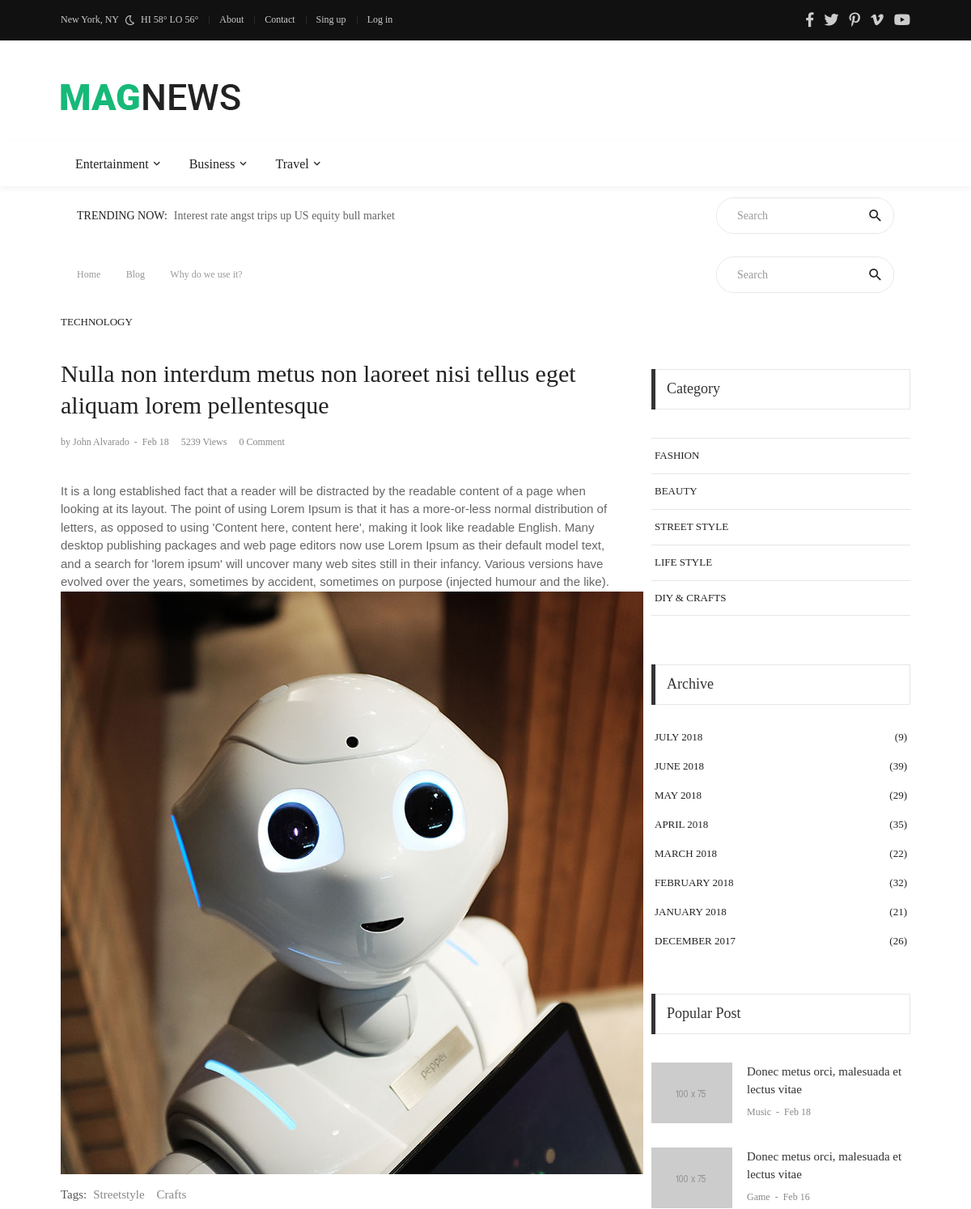
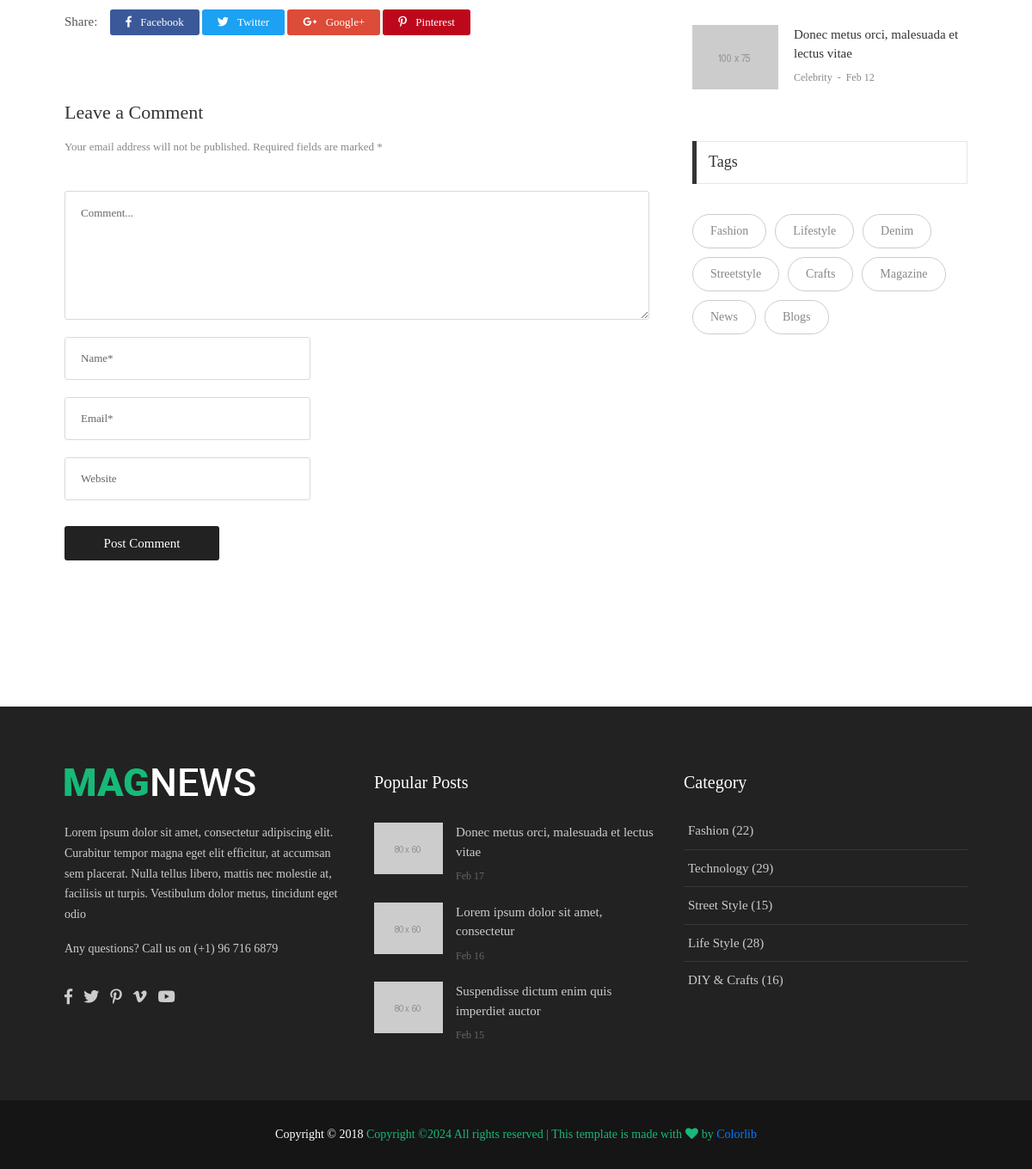
Screenshot of /post/3 with the database file from the repository (2 pictures, top to bottom).
### blog/models.py (models this page shows, shortened)
class CategoryParent(models.Model):
    title = models.CharField(max_length=100)

class Post(models.Model):
    user = models.ForeignKey(User, on_delete=models.CASCADE)
    category = models.ForeignKey(Category, on_delete=models.CASCADE)
    title = models.CharField(max_length=300)
    content = RichTextField()
    image = models.ImageField(upload_to='blog/images/', blank=True)
    created_at = models.DateTimeField(auto_now_add=True)
    updated_at = models.DateTimeField(auto_now=True)
    views = models.IntegerField(default=0)

### blog/views.py (the view)
# urls.py: path('post/<int:post_id>', views.post_detail, name='post_detail'),
def post_detail(request, post_id):
    post = models.Post.objects.get(pk=post_id)
    if post is None:
        raise Http404("Post does not exist")
    return render(request, 'blog/blog-detail-01.html', context= {'post':post})

### templates/blog/blog-detail-01.html
{% extends '../base.html' %}
{% block content %}
	<div class="container">
		<div class="headline bg0 flex-wr-sb-c p-rl-20 p-tb-8">
			<div class="f2-s-1 p-r-30 m-tb-6">
				<a href="index.html" class="breadcrumb-item f1-s-3 cl9">
					Home
				</a>
				<a href="blog-list-01.html" class="breadcrumb-item f1-s-3 cl9">
					Blog
				</a>
				<span class="breadcrumb-item f1-s-3 cl9">
					 {{ post.title }}
				</span>
			</div>
			<div class="pos-relative size-a-2 bo-1-rad-22 of-hidden bocl11 m-tb-6">
				<input class="f1-s-1 cl6 plh9 s-full p-l-25 p-r-45" type="text" name="search" placeholder="Search">
				<button class="flex-c-c size-a-1 ab-t-r fs-20 cl2 hov-cl10 trans-03">
					<i class="zmdi zmdi-search"></i>
				</button>
			</div>
		</div>
	</div>
	<section class="bg0 p-b-140 p-t-10">
		<div class="container">
			<div class="row justify-content-center">
				<div class="col-md-10 col-lg-8 p-b-30">
					<div class="p-r-10 p-r-0-sr991">
						<div class="p-b-70">
							<a href="#" class="f1-s-10 cl2 hov-cl10 trans-03 text-uppercase">
								Technology
							</a>
							<h3 class="f1-l-3 cl2 p-b-16 p-t-33 respon2">
								Nulla non interdum metus non laoreet nisi tellus eget aliquam lorem pellentesque
							</h3>
							<div class="flex-wr-s-s p-b-40">
								<span class="f1-s-3 cl8 m-r-15">
									<a href="#" class="f1-s-4 cl8 hov-cl10 trans-03">
										by John Alvarado
									</a>
									<span class="m-rl-3">-</span>
									<span>
										Feb 18
									</span>
								</span>
								<span class="f1-s-3 cl8 m-r-15">
									5239 Views
								</span>
								<a href="#" class="f1-s-3 cl8 hov-cl10 trans-03 m-r-15">
									0 Comment
								</a>
							</div>
                            {{ post.content|safe }}
							<div class="flex-s-s p-t-12 p-b-15">
								<span class="f1-s-12 cl5 m-r-8">
									Tags:
								</span>
								<div class="flex-wr-s-s size-w-0">
									<a href="#" class="f1-s-12 cl8 hov-link1 m-r-15">
										Streetstyle
									</a>
									<a href="#" class="f1-s-12 cl8 hov-link1 m-r-15">
										Crafts
									</a>
								</div>
							</div>
							<div class="flex-s-s">
								<span class="f1-s-12 cl5 p-t-1 m-r-15">
									Share:
								</span>
								<div class="flex-wr-s-s size-w-0">
									<a href="#" class="dis-block f1-s-13 cl0 bg-facebook borad-3 p-tb-4 p-rl-18 hov-btn1 m-r-3 m-b-3 trans-03">
										<i class="fab fa-facebook-f m-r-7"></i>
										Facebook
									</a>
									<a href="#" class="dis-block f1-s-13 cl0 bg-twitter borad-3 p-tb-4 p-rl-18 hov-btn1 m-r-3 m-b-3 trans-03">
										<i class="fab fa-twitter m-r-7"></i>
										Twitter
									</a>
									<a href="#" class="dis-block f1-s-13 cl0 bg-google borad-3 p-tb-4 p-rl-18 hov-btn1 m-r-3 m-b-3 trans-03">
										<i class="fab fa-google-plus-g m-r-7"></i>
										Google+
									</a>
									<a href="#" class="dis-block f1-s-13 cl0 bg-pinterest borad-3 p-tb-4 p-rl-18 hov-btn1 m-r-3 m-b-3 trans-03">
										<i class="fab fa-pinterest-p m-r-7"></i>
										Pinterest
									</a>
								</div>
							</div>
						</div>
						<div>
							<h4 class="f1-l-4 cl3 p-b-12">
								Leave a Comment
							</h4>
							<p class="f1-s-13 cl8 p-b-40">
								Your email address will not be published. Required fields are marked *
							</p>
							<form>
								<textarea class="bo-1-rad-3 bocl13 size-a-15 f1-s-13 cl5 plh6 p-rl-18 p-tb-14 m-b-20" name="msg" placeholder="Comment..."></textarea>
								<input class="bo-1-rad-3 bocl13 size-a-16 f1-s-13 cl5 plh6 p-rl-18 m-b-20" type="text" name="name" placeholder="Name*">
								<input class="bo-1-rad-3 bocl13 size-a-16 f1-s-13 cl5 plh6 p-rl-18 m-b-20" type="text" name="email" placeholder="Email*">
								<input class="bo-1-rad-3 bocl13 size-a-16 f1-s-13 cl5 plh6 p-rl-18 m-b-20" type="text" name="website" placeholder="Website">
								<button class="size-a-17 bg2 borad-3 f1-s-12 cl0 hov-btn1 trans-03 p-rl-15 m-t-10">
									Post Comment
								</button>
							</form>
						</div>
					</div>
				</div>
				<div class="col-md-10 col-lg-4 p-b-30">
					<div class="p-l-10 p-rl-0-sr991 p-t-70">
						<div class="p-b-60">
							<div class="how2 how2-cl4 flex-s-c">
								<h3 class="f1-m-2 cl3 tab01-title">
									Category
								</h3>
							</div>
							<ul class="p-t-35">
								<li class="how-bor3 p-rl-4">
									<a href="#" class="dis-block f1-s-10 text-uppercase cl2 hov-cl10 trans-03 p-tb-13">
										Fashion
									</a>
								</li>
								<li class="how-bor3 p-rl-4">
									<a href="#" class="dis-block f1-s-10 text-uppercase cl2 hov-cl10 trans-03 p-tb-13">
										Beauty
									</a>
								</li>
								<li class="how-bor3 p-rl-4">
									<a href="#" class="dis-block f1-s-10 text-uppercase cl2 hov-cl10 trans-03 p-tb-13">
										Street Style
									</a>
								</li>
								<li class="how-bor3 p-rl-4">
									<a href="#" class="dis-block f1-s-10 text-uppercase cl2 hov-cl10 trans-03 p-tb-13">
										Life Style
									</a>
								</li>
								<li class="how-bor3 p-rl-4">
									<a href="#" class="dis-block f1-s-10 text-uppercase cl2 hov-cl10 trans-03 p-tb-13">
										DIY & Crafts
									</a>
								</li>
							</ul>
						</div>
						<div class="p-b-37">
							<div class="how2 how2-cl4 flex-s-c">
								<h3 class="f1-m-2 cl3 tab01-title">
									Archive
								</h3>
							</div>
							<ul class="p-t-32">
								<li class="p-rl-4 p-b-19">
									<a href="#" class="flex-wr-sb-c f1-s-10 text-uppercase cl2 hov-cl10 trans-03">
										<span>
											July 2018
										</span>
										<span>
											(9)
										</span>
									</a>
								</li>
								<li class="p-rl-4 p-b-19">
									<a href="#" class="flex-wr-sb-c f1-s-10 text-uppercase cl2 hov-cl10 trans-03">
										<span>
											June 2018
										</span>
										<span>
											(39)
										</span>
									</a>
								</li>
								<li class="p-rl-4 p-b-19">
									<a href="#" class="flex-wr-sb-c f1-s-10 text-uppercase cl2 hov-cl10 trans-03">
										<span>
											May 2018
										</span>
										<span>
											(29)
										</span>
									</a>
								</li>
								<li class="p-rl-4 p-b-19">
									<a href="#" class="flex-wr-sb-c f1-s-10 text-uppercase cl2 hov-cl10 trans-03">
										<span>
											April  2018
										</span>
										<span>
											(35)
										</span>
									</a>
								</li>
								<li class="p-rl-4 p-b-19">
									<a href="#" class="flex-wr-sb-c f1-s-10 text-uppercase cl2 hov-cl10 trans-03">
										<span>
											March 2018
										</span>
										<span>
											(22)
										</span>
									</a>
								</li>
								<li class="p-rl-4 p-b-19">
									<a href="#" class="flex-wr-sb-c f1-s-10 text-uppercase cl2 hov-cl10 trans-03">
										<span>
											February 2018
										</span>
										<span>
											(32)
										</span>
									</a>
								</li>
								<li class="p-rl-4 p-b-19">
									<a href="#" class="flex-wr-sb-c f1-s-10 text-uppercase cl2 hov-cl10 trans-03">
										<span>
											January 2018
										</span>
										<span>
											(21)
										</span>
									</a>
								</li>
								<li class="p-rl-4 p-b-19">
									<a href="#" class="flex-wr-sb-c f1-s-10 text-uppercase cl2 hov-cl10 trans-03">
										<span>
											December 2017
										</span>
										<span>
											(26)
										</span>
									</a>
								</li>
							</ul>
						</div>
						<div class="p-b-30">
							<div class="how2 how2-cl4 flex-s-c">
								<h3 class="f1-m-2 cl3 tab01-title">
									Popular Post
								</h3>
							</div>
							<ul class="p-t-35">
								<li class="flex-wr-sb-s p-b-30">
									<a href="#" class="size-w-10 wrap-pic-w hov1 trans-03">
										<img src="images/popular-post-04.jpg" alt="IMG">
									</a>
									<div class="size-w-11">
										<h6 class="p-b-4">
											<a href="blog-detail-02.html" class="f1-s-5 cl3 hov-cl10 trans-03">
												Donec metus orci, malesuada et lectus vitae
											</a>
										</h6>
										<span class="cl8 txt-center p-b-24">
											<a href="#" class="f1-s-6 cl8 hov-cl10 trans-03">
												Music
											</a>
											<span class="f1-s-3 m-rl-3">
												-
											</span>
											<span class="f1-s-3">
												Feb 18
											</span>
										</span>
									</div>
								</li>
								<li class="flex-wr-sb-s p-b-30">
									<a href="#" class="size-w-10 wrap-pic-w hov1 trans-03">
										<img src="images/popular-post-05.jpg" alt="IMG">
									</a>
									<div class="size-w-11">
										<h6 class="p-b-4">
											<a href="blog-detail-02.html" class="f1-s-5 cl3 hov-cl10 trans-03">
												Donec metus orci, malesuada et lectus vitae
											</a>
										</h6>
										<span class="cl8 txt-center p-b-24">
											<a href="#" class="f1-s-6 cl8 hov-cl10 trans-03">
												Game
											</a>
											<span class="f1-s-3 m-rl-3">
												-
											</span>
											<span class="f1-s-3">
												Feb 16
											</span>
										</span>
									</div>
								</li>
								<li class="flex-wr-sb-s p-b-30">
									<a href="#" class="size-w-10 wrap-pic-w hov1 trans-03">
										<img src="images/popular-post-06.jpg" alt="IMG">
									</a>
									<div class="size-w-11">
										<h6 class="p-b-4">
											<a href="blog-detail-02.html" class="f1-s-5 cl3 hov-cl10 trans-03">
												Donec metus orci, malesuada et lectus vitae
											</a>
										</h6>
										<span class="cl8 txt-center p-b-24">
											<a href="#" class="f1-s-6 cl8 hov-cl10 trans-03">
												Celebrity
											</a>
											<span class="f1-s-3 m-rl-3">
												-
											</span>
											<span class="f1-s-3">
												Feb 12
											</span>
										</span>
									</div>
								</li>
							</ul>
						</div>
						<div>
							<div class="how2 how2-cl4 flex-s-c m-b-30">
								<h3 class="f1-m-2 cl3 tab01-title">
									Tags
								</h3>
							</div>
							<div class="flex-wr-s-s m-rl--5">
								<a href="#" class="flex-c-c size-h-2 bo-1-rad-20 bocl12 f1-s-1 cl8 hov-btn2 trans-03 p-rl-20 p-tb-5 m-all-5">
									Fashion
								</a>
								<a href="#" class="flex-c-c size-h-2 bo-1-rad-20 bocl12 f1-s-1 cl8 hov-btn2 trans-03 p-rl-20 p-tb-5 m-all-5">
									Lifestyle
								</a>
								<a href="#" class="flex-c-c size-h-2 bo-1-rad-20 bocl12 f1-s-1 cl8 hov-btn2 trans-03 p-rl-20 p-tb-5 m-all-5">
									Denim
								</a>
								<a href="#" class="flex-c-c size-h-2 bo-1-rad-20 bocl12 f1-s-1 cl8 hov-btn2 trans-03 p-rl-20 p-tb-5 m-all-5">
									Streetstyle
								</a>
								<a href="#" class="flex-c-c size-h-2 bo-1-rad-20 bocl12 f1-s-1 cl8 hov-btn2 trans-03 p-rl-20 p-tb-5 m-all-5">
									Crafts
								</a>
								<a href="#" class="flex-c-c size-h-2 bo-1-rad-20 bocl12 f1-s-1 cl8 hov-btn2 trans-03 p-rl-20 p-tb-5 m-all-5">
									Magazine
								</a>
								<a href="#" class="flex-c-c size-h-2 bo-1-rad-20 bocl12 f1-s-1 cl8 hov-btn2 trans-03 p-rl-20 p-tb-5 m-all-5">
									News
								</a>
								<a href="#" class="flex-c-c size-h-2 bo-1-rad-20 bocl12 f1-s-1 cl8 hov-btn2 trans-03 p-rl-20 p-tb-5 m-all-5">
									Blogs
								</a>
							</div>
						</div>
					</div>
				</div>
			</div>
		</div>
	</section>
{% endblock %}

### templates/partial/header.html (shortened to what this page needs)
{% load static %}
<head>
    <link rel="stylesheet" type="text/css" href="{% static 'vendor/bootstrap/css/bootstrap.min.css' %}">
    <link rel="stylesheet" type="text/css" href="{% static 'fonts/fontawesome-5.0.8/css/fontawesome-all.min.css' %}">
    <link rel="stylesheet" type="text/css" href="{% static 'fonts/iconic/css/material-design-iconic-font.min.css' %}">
    <link rel="stylesheet" type="text/css" href="{% static 'vendor/animate/animate.css' %}">
    <link rel="stylesheet" type="text/css" href="{% static 'vendor/css-hamburgers/hamburgers.min.css' %}">
    <link rel="stylesheet" type="text/css" href="{% static 'vendor/animsition/css/animsition.min.css' %}">
    <link rel="stylesheet" type="text/css" href="{% static 'css/util.min.css' %}">
    <link rel="stylesheet" type="text/css" href="{% static 'css/main.css' %}">
</head>
<header>
    <div class="container-menu-desktop">
        <div class="topbar">
            <div class="content-topbar container h-100">
                <div class="left-topbar">
						<span class="left-topbar-item flex-wr-s-c">
							<span>
								New York, NY
							</span>
							<img class="m-b-1 m-rl-8" src="{% static 'images/icons/icon-night.png' %}" alt="IMG">
							<span>
								HI 58° LO 56°
							</span>
						</span>
                    <a href="#" class="left-topbar-item">
                        About
                    </a>
                    <a href="#" class="left-topbar-item">
                        Contact
                    </a>
                    <a href="#" class="left-topbar-item">
                        Sing up
                    </a>
                    <a href="#" class="left-topbar-item">
                        Log in
                    </a>
                </div>
                <div class="right-topbar">
                    <a href="#">
                        <span class="fab fa-facebook-f"></span>
                    </a>
                    <a href="#">
                        <span class="fab fa-twitter"></span>
                    </a>
                    <a href="#">
                        <span class="fab fa-pinterest-p"></span>
                    </a>
                    <a href="#">
                        <span class="fab fa-vimeo-v"></span>
                    </a>
                    <a href="#">
                        <span class="fab fa-youtube"></span>
                    </a>
                </div>
            </div>
        </div>
        <div class="wrap-logo container">
            <div class="logo">
                <a href="index.html"><img src="{% static 'images/icons/logo-01.png' %}" alt="LOGO"></a>
            </div>
        </div>
        <div class="wrap-main-nav">
            <div class="main-nav">
                <nav class="menu-desktop">
                    <ul class="main-menu">
                        {% for cate_parent in categories_parents %}
                            <li class="mega-menu-item">
                                <a href="">{{ cate_parent.title }}</a>
                            </li>
                        {% endfor %}
                    </ul>
                </nav>
            </div>
        </div>
    </div>
</header>
<div class="container">
    <div class="bg0 flex-wr-sb-c p-rl-20 p-tb-8">
        <div class="f2-s-1 p-r-30 size-w-0 m-tb-6 flex-wr-s-c">
				<span class="text-uppercase cl2 p-r-8">
					Trending Now:
				</span>
            <span class="dis-inline-block cl6 slide100-txt pos-relative size-w-0" data-in="fadeInDown"
                  data-out="fadeOutDown">
					<span class="dis-inline-block slide100-txt-item animated visible-false">
						Interest rate angst trips up US equity bull market
					</span>
				</span>
        </div>
        <div class="pos-relative size-a-2 bo-1-rad-22 of-hidden bocl11 m-tb-6">
            <input class="f1-s-1 cl6 plh9 s-full p-l-25 p-r-45" type="text" name="search" placeholder="Search">
            <button class="flex-c-c size-a-1 ab-t-r fs-20 cl2 hov-cl10 trans-03">
                <i class="zmdi zmdi-search"></i>
            </button>
        </div>
    </div>
</div>

### rows the page displays
CategoryParent: title "Entertainment"
CategoryParent: title "Business"
CategoryParent: title "Travel"
Post: title "Why do we use it?", content "It is a long established fact that a reader will be distracted by the readable content of a page when looking at its layout. The point of using Lorem Ipsum is that it has a more-or-less normal distribution of letters, as opposed to using 'Content here, content here', making it look like readable English. Many desktop publishing packages and web page editors now use Lorem Ipsum as their default model text, and a search for 'lorem ipsum' will uncover many web sites still in their infancy. Various versions have evolved over the years, sometimes by accident, sometimes on purpose (injected humour and the like).", content (picture)
